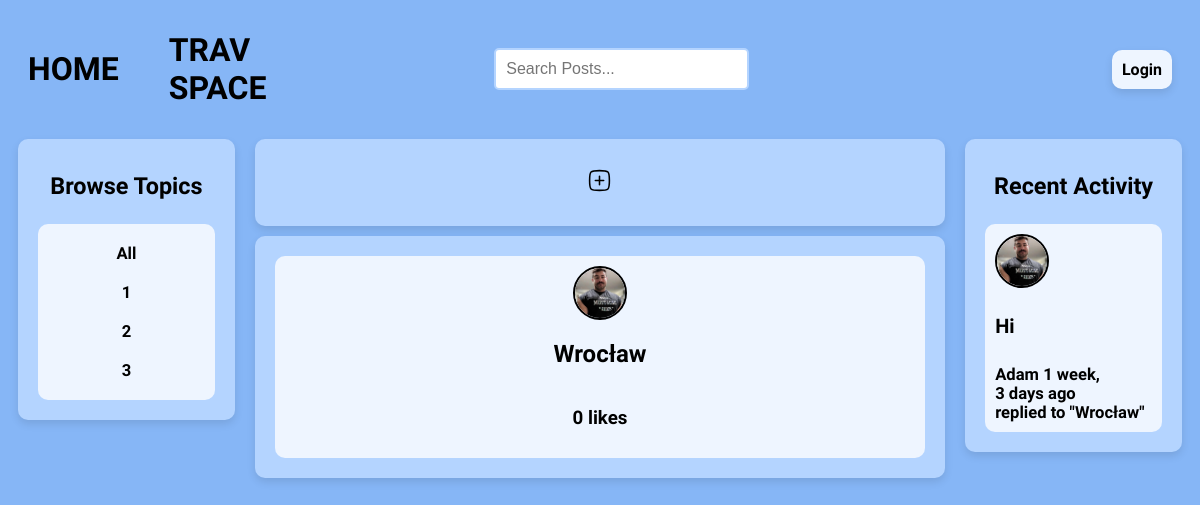
/, run on an earlier commit of the app's database.
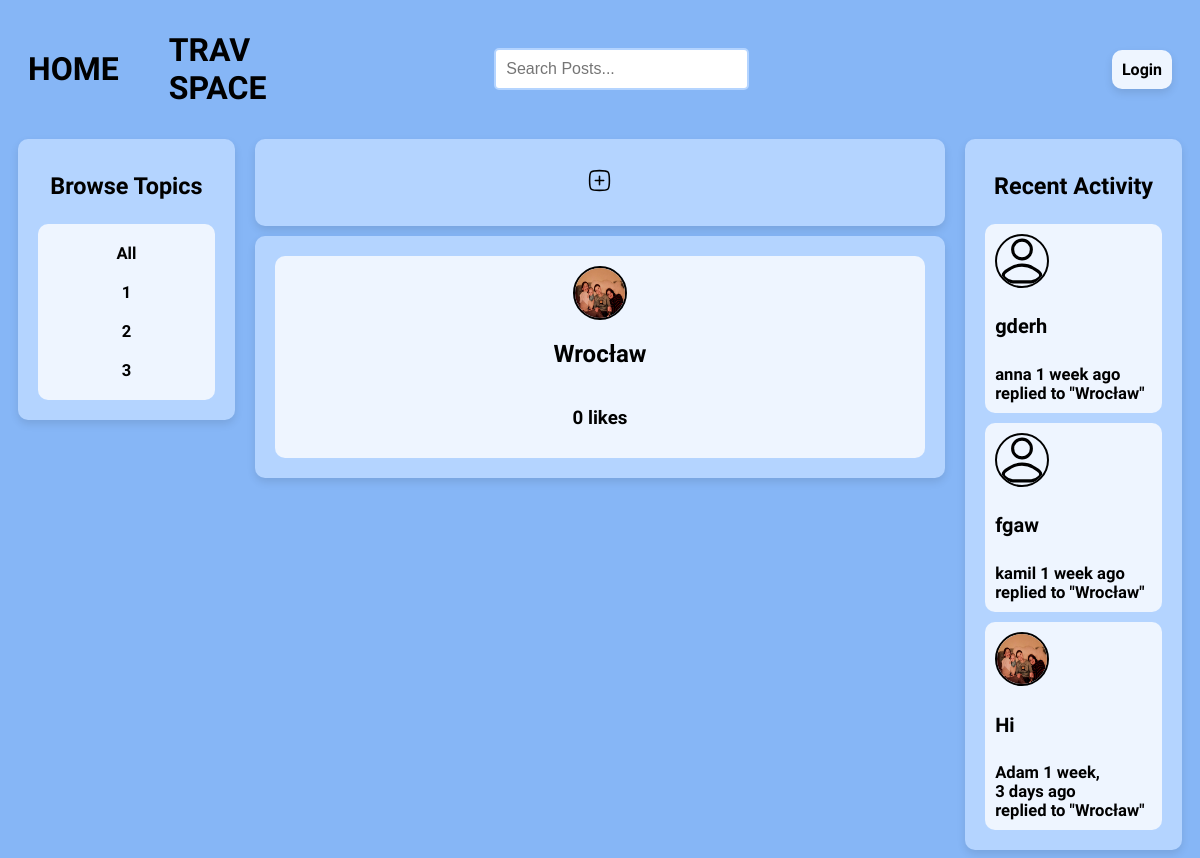
And on a later commit of the database.
### base/models.py (models this page shows, shortened)
class Topic(models.Model):
    name = models.CharField(max_length=100)

class Post(models.Model):
    host = models.ForeignKey(User, on_delete=models.SET_NULL, null=True)
    topic = models.ForeignKey(Topic, on_delete=models.SET_NULL, null=True)
    title = models.CharField(max_length=100)
    date_created = models.DateTimeField(auto_now_add=True)
    localisation = models.CharField(max_length=100)
    description = models.TextField(null=True, blank=True)
    participants = models.ManyToManyField(User, related_name='participants', blank=True)
    rate = models.IntegerField()
    image = models.ImageField(upload_to='posts/', blank=True, null=True)
    likes = models.IntegerField(default=0)
    class Meta:
        ordering = ['-date_created']
    def __str__(self):
        return self.title

class User(AbstractUser):
    name = models.CharField(max_length=100, null=True)
    email = models.EmailField(unique=True)
    bio = models.TextField(null=True, blank=True)
    avatar = models.ImageField(null=True, default='user-avatar.svg')
    USERNAME_FIELD = 'email'
    REQUIRED_FIELDS = ['username']

class Comment(models.Model):
    user = models.ForeignKey(User, on_delete=models.CASCADE)
    post = models.ForeignKey(Post, on_delete=models.CASCADE)
    body = models.TextField()
    date_created = models.DateTimeField(auto_now_add=True)
    class Meta:
        ordering = ['-date_created']
    def __str__(self):
        return self.body[0:25]

### base/views.py (the view)
# urls.py: path('', views.home, name='home'),
def home(request):
    q = request.GET.get('q') if request.GET.get('q') != None else ''
    posts = Post.objects.filter(
        Q(topic__name__icontains=q) |
        Q(title__icontains=q) |
        Q(localisation__icontains=q)
        )
    topics = Topic.objects.all()
    post_count = posts.count()
    post_comments = Comment.objects.filter(Q(post__topic__name__icontains=q))
    context = {'posts': posts, 'topics': topics, 'post_count': post_count, 'post_comments': post_comments}
    return render(request, 'base/home.html', context)

### base/templates/base/home.html
{% extends 'main.html' %}
{% block content %}
<div class="home-container">
    <div>
        {% include 'base/components/topics_component.html' %}
    </div>
    <div>
        {% include 'base/components/info_component.html' %}
        {% include 'base/components/feed_component.html' %}
    </div>
    <div>
        {% include 'base/components/activity_component.html' %}
    </div>
</div>
{% endblock %}

### base/templates/base/components/topics_component.html
<div class="browse-topic-container">
    <h3 class="browse-title-container">Browse Topics</h3>
    <div class="browse-topic-container-topics">
        <div>
            <h5><a href="{% url 'home' %}">All</a></h5>
        </div>
        {% for topic in topics %}
            <div class="browse-topic-name">
                <a href="{% url 'home' %}?q={{topic.name}}" class="browse-topic-name">
                    <h5>{{topic.name}}</h5>
                </a>
            </div>
        {% endfor %}
    </div>
</div>

### base/templates/base/components/feed_component.html (shortened to what this page needs)
{% load static %}
<div class="feed-container">
    {% for post in posts %}
        <div class="post-feed-container" id="post_feed_container">
            <div class="avatar">
                <img src="{{post.host.avatar.url}}" />
            </div>
            <h2><a href="{% url 'post' post.id %}">{{post.title}}</a></h2>
            <h3>{{post.likes}} likes</h3>
        </div>
    {% endfor %}
</div>

### base/templates/base/components/activity_component.html (shortened to what this page needs)
<div class="activity-container">
    <h3>Recent Activity</h3>
    {% for comment in post_comments %}
        <div class="activity-container-comment">
            <div class="avatar">
                <a href="{% url 'user_profile' comment.user.username %}">
                    <img src="{{comment.user.avatar.url}}" />
                </a>
            </div>
            <h4>{{comment}}</h4>
            <h5><a href="{% url 'user_profile' comment.user.username %}">{{comment.user.username}}</a> {{comment.date_created|timesince}} ago</h5>
            <h5>replied to "{{comment.post}}"</h5>
        </div>
    {% endfor %}
</div>

What changed in the data, as far as the page shows it:
changed through a linked row, Post "Wrocław": host.avatar: a different picture
added Comment: user.avatar (picture), body "gderh", user.username "anna", date_created "1 week", post "Wrocław"
added Comment: user.avatar (picture), body "fgaw", user.username "kamil", date_created "1 week", post "Wrocław"
changed through a linked row, Comment "Hi": user.avatar: a different picture
